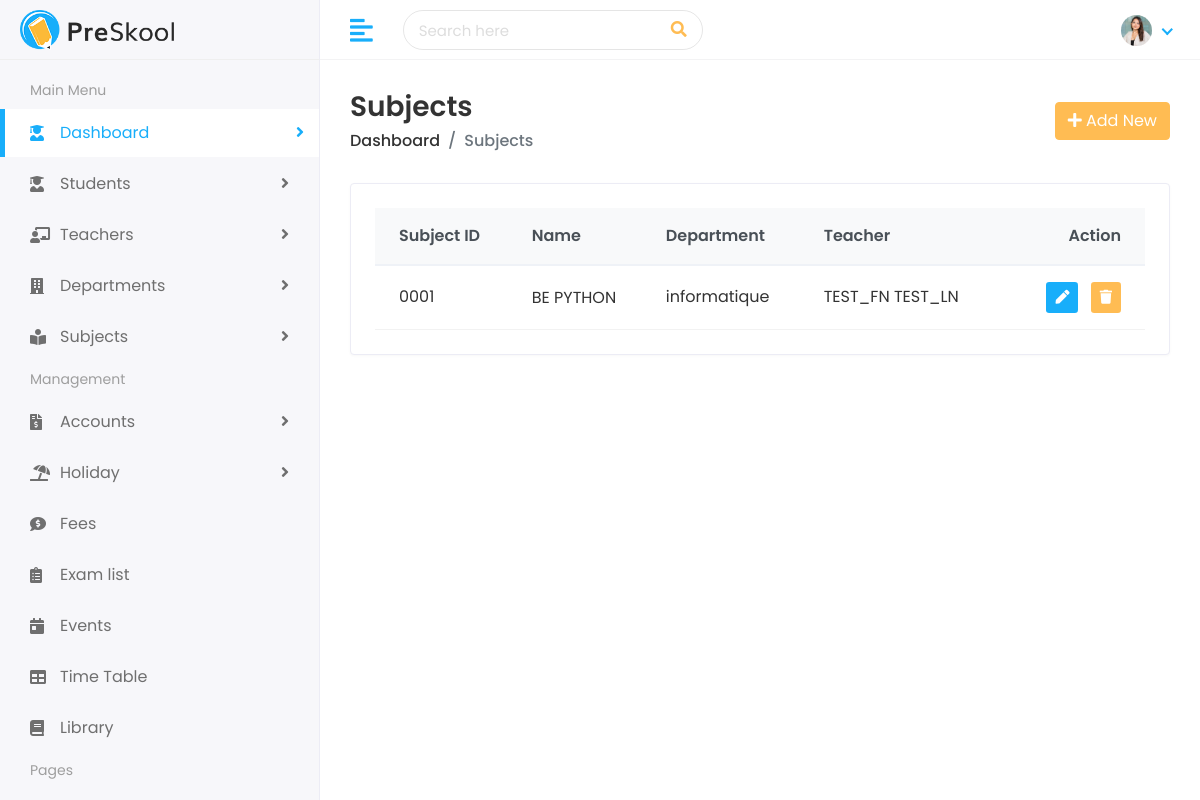
The page /subjects/list/ on the database its author committed.
### subjects/models.py (models this page shows, shortened)
class Subject(models.Model):
    subject_id = models.CharField(max_length=20, unique=True)
    name = models.CharField(max_length=100)
    department = models.ForeignKey(
        Department,
        on_delete=models.CASCADE,
        related_name='subjects'
    )
    teacher = models.ForeignKey(
        Teacher,
        on_delete=models.SET_NULL,
        null=True,
        related_name='taught_subjects'
    )

### faculty/models.py (models this page shows, shortened)
class Department(models.Model):
    department_id = models.CharField(max_length=20, unique=True)
    name = models.CharField(max_length=100)
    head_of_department = models.CharField(max_length=100, blank=True)
    start_year = models.IntegerField()
    students_capacity = models.IntegerField()

class Teacher(models.Model):
    first_name = models.CharField(max_length=100)
    last_name = models.CharField(max_length=100)
    teacher_id = models.CharField(max_length=20, unique=True)
    gender = models.CharField(max_length=10, choices=[('Male', 'Male'), ('Female', 'Female')])
    date_of_birth = models.DateField()
    joining_date = models.DateField()
    mobile_number = models.CharField(max_length=15)
    experience = models.CharField(max_length=50, blank=True)
    avatar = models.ImageField(upload_to='teachers/', blank=True)
    department = models.ForeignKey(Department, on_delete=models.SET_NULL, null=True, related_name='teachers')
    email = models.EmailField(max_length=100, blank=True)
    address = models.TextField(blank=True)

### subjects/views.py (the view)
# urls.py: path('list/', views.subject_list, name='subject_list'),
def subject_list(request):
    subjects = Subject.objects.all()
    return render(request, 'subjects/subjects.html', {'subjects': subjects})

### templates/subjects/subjects.html
{% extends 'Home/base.html' %}
{% block body %}
<div class="page-wrapper">
    <div class="content container-fluid">
        <div class="page-header">
            <div class="row align-items-center">
                <div class="col">
                    <h3 class="page-title">Subjects</h3>
                    <ul class="breadcrumb">
                        <li class="breadcrumb-item"><a href="{% url 'index' %}">Dashboard</a></li>
                        <li class="breadcrumb-item active">Subjects</li>
                    </ul>
                </div>
                <div class="col-auto text-right float-right ml-auto">
                    <a href="{% url 'add_subject' %}" class="btn btn-primary"><i class="fas fa-plus"></i> Add New</a>
                </div>
            </div>
        </div>
        <div class="row">
            <div class="col-sm-12">
                <div class="card card-table">
                    <div class="card-body">
                        <div class="table-responsive">
                            <table class="table table-hover table-center mb-0">
                                <thead class="thead-light">
                                    <tr>
                                        <th>Subject ID</th>
                                        <th>Name</th>
                                        <th>Department</th>
                                        <th>Teacher</th>
                                        <th class="text-right">Action</th>
                                    </tr>
                                </thead>
                                <tbody>
                                    {% for subject in subjects %}
                                    <tr>
                                        <td>{{ subject.subject_id }}</td>
                                        <td>
                                            <h2><a>{{ subject.name }}</a></h2>
                                        </td>
                                        <td>{{ subject.department.name }}</td>
                                        <td>{{ subject.teacher.first_name }} {{ subject.teacher.last_name }}</td>
                                        <td class="text-right">
                                            <div class="actions">
                                                <a href="{% url 'edit_subject' subject.subject_id %}" class="btn btn-sm bg-success-light mr-2">
                                                    <i class="fas fa-pen"></i>
                                                </a>
                                                <a href="{% url 'delete_subject' subject.subject_id %}" class="btn btn-sm bg-danger-light" onclick="return confirm('Are you sure you want to delete {{ subject.name }}?');">
                                                    <i class="fas fa-trash"></i>
                                                </a>
                                            </div>
                                        </td>
                                    </tr>
                                    {% empty %}
                                    <tr>
                                        <td colspan="5" class="text-center">No subjects found. Time to add some!</td>
                                    </tr>
                                    {% endfor %}
                                </tbody>
                            </table>
                        </div>
                    </div>
                </div>
            </div>
        </div>
    </div>
</div>
{% endblock %}

### static/assets/css/style.css (style rules this page uses)
html { height: 100%; }
body { background-color: #fff; color: #333; font-family: 'Poppins', sans-serif; font-size: 1rem; height: 100%; line-height: 1.5; overflow-x: hidden; }
h1, h2, h3, h4, h5, h6 { font-family: 'Poppins', sans-serif; margin-top: 0; }
ul, ol { padding: 0px; list-style: none; }
.table { color: #333; max-width: 100%; margin-bottom: 0; width: 100%; }
table.table td h2 { display: inline-block; font-size: inherit; font-weight: 400; margin: 0; padding: 0; vertical-align: middle; }
table.table td h2 a { color: #333; }
.table thead tr th { font-weight: 600; }
.table tbody tr { border-bottom: 1px solid rgba(0, 0, 0, 0.05); }
.table.table-center td, .table.table-center th { vertical-align: middle; }
.card-table .card-body .table > thead > tr > th { border-top: 0; }
.card-table .card-body .table tr td:first-child, .card-table .card-body .table tr th:first-child { padding-left: 1.5rem; }
.card-table .card-body .table tr td:last-child, .card-table .card-body .table tr th:last-child { padding-right: 1.5rem; }
.card-table .table td, .card-table .table th { border-top: 1px solid #e2e5e8; padding: 1rem 0.75rem; white-space: nowrap; }
.table .thead-light th { color: #495057; background-color: #f8f9fa; border-color: #eff2f7; }
.btn-primary { background-color: #FFBC53; border: 1px solid #FFBC53; }
.card { border: 1px solid #ececf5; box-shadow: 0 1px 3px 0 rgba(0, 0, 0, 0.03); margin-bottom: 1.875rem; }
.card-body { padding: 1.5rem; }
.bg-danger-light { background-color:#FFBC53 !important; color:#fff !important; }
.bg-success-light { background-color: #18aefa; color: #fff; }
.page-wrapper { margin-left: 320px; padding-top: 60px; position: relative; transition: all 0.4s ease; }
.page-wrapper > .content { padding: 1.875rem 1.875rem 0; }
.page-header { margin-bottom: 1.875rem; }
.page-header .breadcrumb { background-color: transparent; color: #6c757d; font-size: 1rem; font-weight: 500; margin-bottom: 0; padding: 0; }
.page-header .breadcrumb a { color: #333; }
.page-title { font-size: 28px; font-weight: 600; color: #333; margin-bottom: 5px; }

### rows shown on the page
Subject: subject_id "0001", name "BE PYTHON", department.name "informatique", teacher.first_name "TEST_FN", teacher.last_name "TEST_LN"
